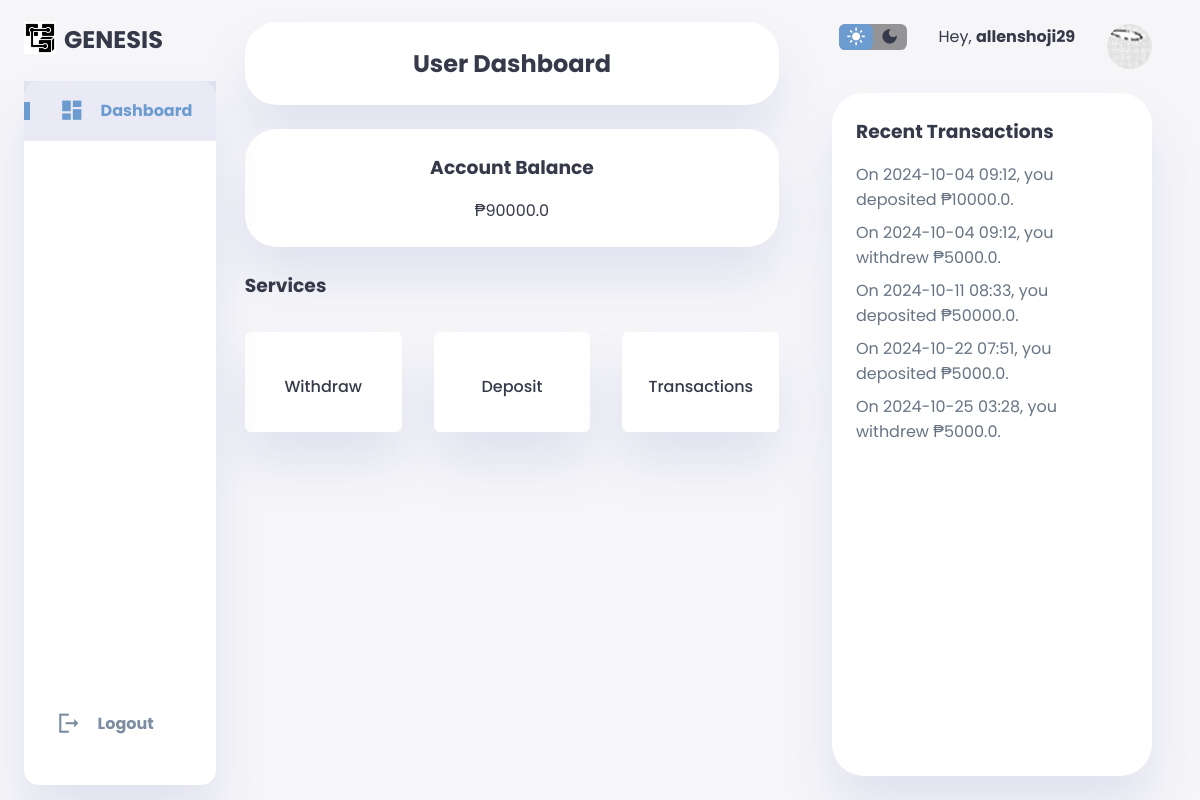
/userdash (signed in), run on the app's committed database.
### website/models.py (models this page shows)
class User(db.Model, UserMixin):
    id = db.Column(db.Integer, primary_key=True)
    username = db.Column(db.String(150), unique=True, nullable=False)
    email = db.Column(db.String(150), unique=True, nullable=False)
    password = db.Column(db.String(150))
    date_created = db.Column(db.DateTime(timezone=True), default=func.now())
    is_admin = db.Column(db.Boolean, default=False)
    balance = db.Column(db.Float, default=0.0)
    transactions = relationship('Transaction', backref='user')

class Transaction(db.Model):
    id = db.Column(db.Integer, primary_key=True)
    user_id = db.Column(db.Integer, db.ForeignKey('user.id'))
    transaction_date = db.Column(db.DateTime(timezone=True), default=func.now())
    transaction_type = db.Column(db.Boolean)  # True = deposit, False = withdraw
    amount = db.Column(db.Float)
    status = db.Column(db.Boolean)  # True = success, False = failed

### website/views.py (the view)
@views.route('/userdash', methods=['GET', 'POST'])
@login_required
def userdash():
    transactions = Transaction.query.filter_by(user_id=current_user.id).all()
    recent_withdrawal = next((t for t in reversed(transactions) if not t.transaction_type), None)
    recent_deposit = next((t for t in reversed(transactions) if t.transaction_type), None)
    return render_template("userdash.html", user=current_user, transactions=transactions, balance=current_user.balance, recent_withdrawal=recent_withdrawal, recent_deposit=recent_deposit)

### main.py (called while the page is built)
@app.before_request
def before_request():
    global last_request_time
    last_request_time = time.time()

### website/templates/userdash.html (shortened to what this page needs)
<!DOCTYPE html>
<html lang="en">
<head>
    <link rel="stylesheet" href="{{ url_for('static', filename='styleuser.css') }}" />
</head>
<body>
    <div class="container">
        <aside>
            <div class="toggle">
                <div class="logo">
                    <img src="{{ url_for('static', filename='images/genesisicon.png') }}" />
                    <h2>GENESIS</h2>
                </div>
            </div>
            <div class="sidebar">
                <a href="#" class="active">
                    <span class="material-icons-sharp">dashboard</span>
                    <h3>Dashboard</h3>
                </a>
                <a id="logout" class="logout" href="/logout">
                    <span class="material-icons-sharp">logout</span>
                    <h3>Logout</h3>
                </a>
            </div>
        </aside>
        <main id="mainContent">
            <div class="greeting-card">
                <h2>User Dashboard</h2>
            </div>
            <div class="account-balance-container">
                <h3 class="main--title">Account Balance</h3>
                <div class="balance-display">
                    <span class="balance-value">₱{{ user.balance }}</span>
                </div>
            </div>
            <div class="card--container">
                <h3 class="main--title">Services</h3>
                <div class="card--wrapper">
                    <div class="service--card" onclick="openWithdraw()">
                        <span>Withdraw</span>
                    </div>
                    <div class="service--card" onclick="openDeposit()">
                        <span>Deposit</span>
                    </div>
                    <div class="service--card" onclick="openTransactions()">
                        <span>Transactions</span>
                    </div>
                </div>
            </div>
        </main>
        <div class="right-section">
            <div class="nav">
                <div class="dark-mode">
                    <span class="material-icons-sharp active">light_mode</span>
                    <span class="material-icons-sharp">dark_mode</span>
                </div>
                <div class="profile">
                    <div class="info">
                        <p>Hey, <b>{{user.username}}</b></p>
                    </div>
                    <div class="profile-photo">
                        <img src="{{ url_for('static', filename='images/tempuserprof.jpg') }}" />
                    </div>
                </div>
            </div>
            <div class="notifications">
                <h3>Recent Transactions</h3>
                <ul>
                    {% for transaction in transactions[:5] %}
                        <li>
                            On {{ transaction.transaction_date.strftime('%Y-%m-%d %H:%M') }},
                            you {{ 'deposited' if transaction.transaction_type == 1 else 'withdrew' }}
                            ₱{{ transaction.amount }}.
                        </li>
                    {% endfor %}
                </ul>
            </div>
        </div>
    </div>
</body>
</html>

### data on the page
User: balance "90000.0", username "allenshoji29"
Transaction: transaction_type "deposited"
Transaction: transaction_type "withdrew"
Transaction: transaction_type "deposited"
Transaction: transaction_type "deposited"
Transaction: transaction_type "withdrew"
